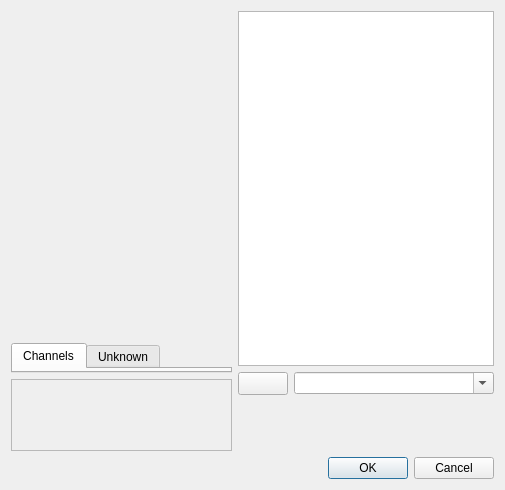
<?xml version="1.0" encoding="UTF-8"?>
<ui version="4.0">
 <author>
    SPDX-FileCopyrightText: none
    SPDX-License-Identifier: GPL-3.0-or-later
  </author>
 <class>WdgDlgInternalColorSelector</class>
 <widget class="QDialog" name="WdgDlgInternalColorSelector">
  <property name="geometry">
   <rect>
    <x>0</x>
    <y>0</y>
    <width>505</width>
    <height>490</height>
   </rect>
  </property>
  <property name="windowTitle">
   <string>Dialog</string>
  </property>
  <layout class="QVBoxLayout" name="verticalLayout">
   <item>
    <layout class="QHBoxLayout" name="horizontal">
     <item>
      <layout class="QVBoxLayout" name="leftPane">
       <item>
        <widget class="KisVisualColorSelector" name="visualSelector" native="true">
         <property name="sizePolicy">
          <sizepolicy hsizetype="MinimumExpanding" vsizetype="MinimumExpanding">
           <horstretch>0</horstretch>
           <verstretch>0</verstretch>
          </sizepolicy>
         </property>
         <property name="minimumSize">
          <size>
           <width>90</width>
           <height>90</height>
          </size>
         </property>
        </widget>
       </item>
       <item>
        <widget class="QTabWidget" name="tabWidget">
         <property name="sizePolicy">
          <sizepolicy hsizetype="Expanding" vsizetype="Preferred">
           <horstretch>0</horstretch>
           <verstretch>0</verstretch>
          </sizepolicy>
         </property>
         <property name="currentIndex">
          <number>0</number>
         </property>
         <property name="tabBarAutoHide">
          <bool>true</bool>
         </property>
         <widget class="QWidget" name="tab_channel">
          <attribute name="title">
           <string comment="Channel as in Color Channels">Channels</string>
          </attribute>
          <layout class="QVBoxLayout" name="verticalLayout_2">
           <property name="spacing">
            <number>0</number>
           </property>
           <property name="leftMargin">
            <number>0</number>
           </property>
           <property name="topMargin">
            <number>0</number>
           </property>
           <property name="rightMargin">
            <number>0</number>
           </property>
           <property name="bottomMargin">
            <number>0</number>
           </property>
           <item>
            <widget class="KisSpinboxColorSelector" name="spinboxselector" native="true">
             <property name="sizePolicy">
              <sizepolicy hsizetype="MinimumExpanding" vsizetype="Preferred">
               <horstretch>0</horstretch>
               <verstretch>0</verstretch>
              </sizepolicy>
             </property>
            </widget>
           </item>
          </layout>
         </widget>
         <widget class="QWidget" name="tab_hsx">
          <attribute name="title">
           <string>Unknown</string>
          </attribute>
          <layout class="QVBoxLayout" name="verticalLayout_3">
           <property name="spacing">
            <number>0</number>
           </property>
           <property name="leftMargin">
            <number>0</number>
           </property>
           <property name="topMargin">
            <number>0</number>
           </property>
           <property name="rightMargin">
            <number>0</number>
           </property>
           <property name="bottomMargin">
            <number>0</number>
           </property>
           <item>
            <widget class="KisSpinboxHSXSelector" name="spinboxHSXSelector" native="true">
             <property name="sizePolicy">
              <sizepolicy hsizetype="MinimumExpanding" vsizetype="Preferred">
               <horstretch>0</horstretch>
               <verstretch>0</verstretch>
              </sizepolicy>
             </property>
            </widget>
           </item>
          </layout>
         </widget>
        </widget>
       </item>
       <item>
        <widget class="QFrame" name="frame">
         <property name="frameShape">
          <enum>QFrame::StyledPanel</enum>
         </property>
         <property name="frameShadow">
          <enum>QFrame::Sunken</enum>
         </property>
         <property name="lineWidth">
          <number>2</number>
         </property>
         <property name="midLineWidth">
          <number>2</number>
         </property>
         <layout class="QHBoxLayout" name="nextprevlayout">
          <property name="spacing">
           <number>0</number>
          </property>
          <property name="leftMargin">
           <number>0</number>
          </property>
          <property name="topMargin">
           <number>0</number>
          </property>
          <property name="rightMargin">
           <number>0</number>
          </property>
          <property name="bottomMargin">
           <number>0</number>
          </property>
          <item>
           <widget class="KoColorPatch" name="currentColor" native="true">
            <property name="sizePolicy">
             <sizepolicy hsizetype="MinimumExpanding" vsizetype="Preferred">
              <horstretch>0</horstretch>
              <verstretch>0</verstretch>
             </sizepolicy>
            </property>
            <property name="minimumSize">
             <size>
              <width>50</width>
              <height>70</height>
             </size>
            </property>
           </widget>
          </item>
          <item>
           <widget class="KoColorPatch" name="previousColor" native="true">
            <property name="sizePolicy">
             <sizepolicy hsizetype="MinimumExpanding" vsizetype="Preferred">
              <horstretch>0</horstretch>
              <verstretch>0</verstretch>
             </sizepolicy>
            </property>
            <property name="minimumSize">
             <size>
              <width>25</width>
              <height>25</height>
             </size>
            </property>
           </widget>
          </item>
         </layout>
        </widget>
       </item>
      </layout>
     </item>
     <item>
      <layout class="QVBoxLayout" name="rightPane">
       <item>
        <widget class="KisPaletteView" name="paletteBox">
         <property name="sizePolicy">
          <sizepolicy hsizetype="Maximum" vsizetype="Expanding">
           <horstretch>0</horstretch>
           <verstretch>0</verstretch>
          </sizepolicy>
         </property>
         <property name="minimumSize">
          <size>
           <width>90</width>
           <height>0</height>
          </size>
         </property>
        </widget>
       </item>
       <item>
        <layout class="QHBoxLayout" name="horizontalLayout_2">
         <property name="topMargin">
          <number>0</number>
         </property>
         <item>
          <widget class="KisPopupButton" name="bnPaletteChooser">
           <property name="sizePolicy">
            <sizepolicy hsizetype="Maximum" vsizetype="Fixed">
             <horstretch>0</horstretch>
             <verstretch>0</verstretch>
            </sizepolicy>
           </property>
           <property name="minimumSize">
            <size>
             <width>50</width>
             <height>0</height>
            </size>
           </property>
           <property name="text">
            <string/>
           </property>
          </widget>
         </item>
         <item>
          <widget class="KisPaletteComboBox" name="cmbNameList">
           <property name="sizePolicy">
            <sizepolicy hsizetype="Minimum" vsizetype="Fixed">
             <horstretch>0</horstretch>
             <verstretch>0</verstretch>
            </sizepolicy>
           </property>
           <property name="editable">
            <bool>true</bool>
           </property>
          </widget>
         </item>
        </layout>
       </item>
       <item>
        <widget class="QWidget" name="screenColorSamplerWidget" native="true">
         <property name="sizePolicy">
          <sizepolicy hsizetype="MinimumExpanding" vsizetype="Preferred">
           <horstretch>0</horstretch>
           <verstretch>0</verstretch>
          </sizepolicy>
         </property>
         <property name="minimumSize">
          <size>
           <width>50</width>
           <height>50</height>
          </size>
         </property>
        </widget>
       </item>
      </layout>
     </item>
    </layout>
   </item>
   <item>
    <widget class="QDialogButtonBox" name="buttonBox">
     <property name="orientation">
      <enum>Qt::Horizontal</enum>
     </property>
     <property name="standardButtons">
      <set>QDialogButtonBox::Cancel|QDialogButtonBox::Ok</set>
     </property>
    </widget>
   </item>
  </layout>
 </widget>
 <customwidgets>
  <customwidget>
   <class>KisPopupButton</class>
   <extends>QToolButton</extends>
   <header>KisPopupButton.h</header>
  </customwidget>
  <customwidget>
   <class>KisPaletteView</class>
   <extends>QTableView</extends>
   <header location="global">kis_palette_view.h</header>
  </customwidget>
  <customwidget>
   <class>KisSpinboxColorSelector</class>
   <extends>QWidget</extends>
   <header>kis_spinbox_color_selector.h</header>
   <container>1</container>
  </customwidget>
  <customwidget>
   <class>KisVisualColorSelector</class>
   <extends>QWidget</extends>
   <header>KisVisualColorSelector.h</header>
   <container>1</container>
  </customwidget>
  <customwidget>
   <class>KoColorPatch</class>
   <extends>QWidget</extends>
   <header>KoColorPatch.h</header>
   <container>1</container>
  </customwidget>
  <customwidget>
   <class>KisPaletteComboBox</class>
   <extends>QComboBox</extends>
   <header>KisPaletteComboBox.h</header>
  </customwidget>
  <customwidget>
   <class>KisSpinboxHSXSelector</class>
   <extends>QWidget</extends>
   <header>KisSpinboxHSXSelector.h</header>
   <container>1</container>
  </customwidget>
 </customwidgets>
 <resources/>
 <connections>
  <connection>
   <sender>buttonBox</sender>
   <signal>accepted()</signal>
   <receiver>WdgDlgInternalColorSelector</receiver>
   <slot>accept()</slot>
   <hints>
    <hint type="sourcelabel">
     <x>248</x>
     <y>254</y>
    </hint>
    <hint type="destinationlabel">
     <x>157</x>
     <y>274</y>
    </hint>
   </hints>
  </connection>
  <connection>
   <sender>buttonBox</sender>
   <signal>rejected()</signal>
   <receiver>WdgDlgInternalColorSelector</receiver>
   <slot>reject()</slot>
   <hints>
    <hint type="sourcelabel">
     <x>316</x>
     <y>260</y>
    </hint>
    <hint type="destinationlabel">
     <x>286</x>
     <y>274</y>
    </hint>
   </hints>
  </connection>
 </connections>
</ui>
